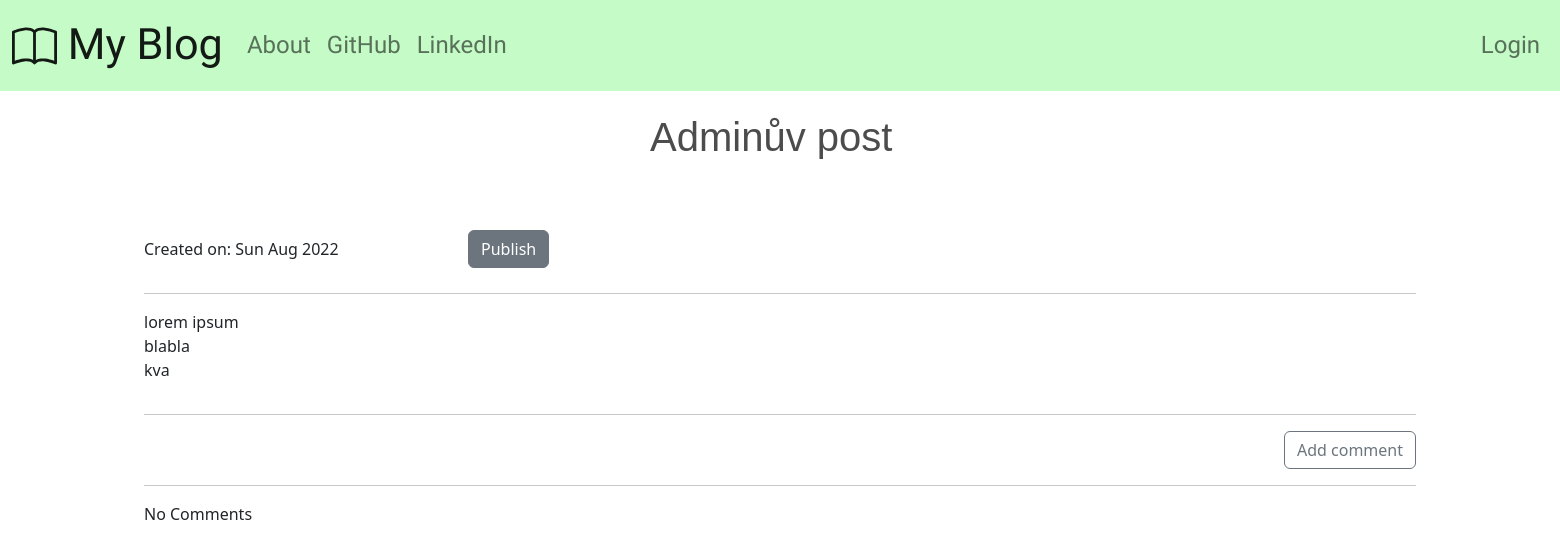
/post/3/, run on an earlier commit of the app's database.
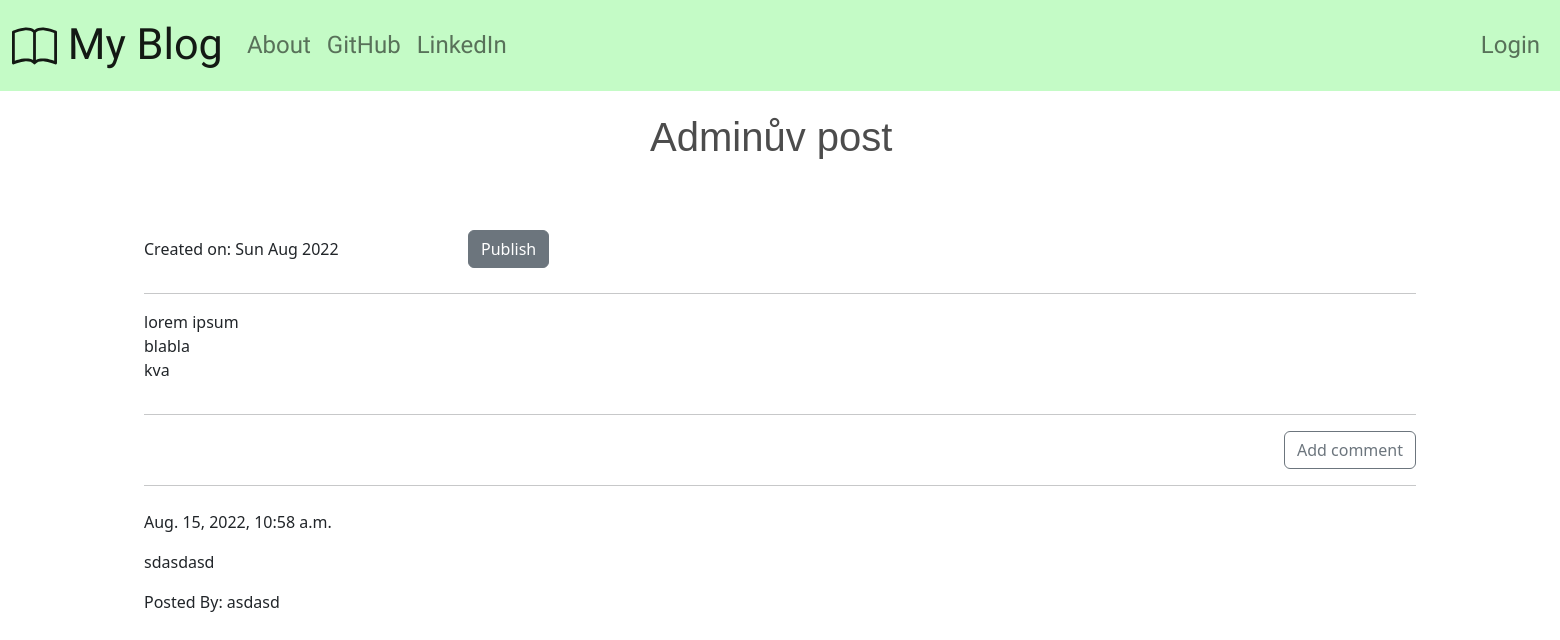
And on a later commit of the database.
### blog_app/models.py (models this page shows, shortened)
class Comment(models.Model):
    post             = models.ForeignKey('blog_app.Post',
                            related_name = 'comments',
                            on_delete=models.CASCADE)
    author           = models.CharField(max_length = 200)
    text             = models.TextField()
    create_date      = models.DateTimeField(default = timezone.now)
    approved_comment = models.BooleanField(default = False)

### blog_app/views.py (the view)
# urls.py: path('post/<int:pk>/', views.PostDetailView.as_view(), name = 'post_detail'),
class PostDetailView(DetailView):
    model = Post

### blog_app/templates/blog_app/post_detail.html (shortened to what this page needs)
{% extends "blog_app/base.html" %}
{% block content %}
<div class="container">
  <div class="row">
    <div class="col mt-4">
      <h1>{{post.title}}</h1>
    </div>
  </div>
  <div class="row align-items-center">
    {% if post.published_date %}
      <div class="col-md-3 pt-3">
        Published on: {{post.published_date|date:"D M Y"}}
      </div>
    {% else %}
      <div class="col-md-3 pt-3">
        <p>Created on: {{post.create_date|date:"D M Y"}}</p>
      </div>
      <div class="col">
        <a class="btn btn-secondary" href="{% url 'post_publish' pk=post.pk %}">Publish</a>
      </div>
    {% endif %}
  </div>
  <div class="row">
    <div class="col">
      <hr>
    </div>
  </div>
  <div class="row">
    <div class="col">
      <p>{{ post.text|safe|linebreaksbr }}</p>
    </div>
  </div>
  <div class="row">
    <div class="col">
      <hr>
    </div>
  </div>
  <div class="row justify-content-between">
    {% if user.is_authenticated %}
      <div class="col-3">
        <a class="btn btn-outline-secondary" href="{% url 'post_edit' pk=post.pk %}">
          <svg xmlns="http://www.w3.org/2000/svg" width="16" height="16" fill="currentColor" class="bi bi-pencil-square" viewBox="0 0 16 16">
            <path d="M15.502 1.94a.5.5 0 0 1 0 .706L14.459 3.69l-2-2L13.502.646a.5.5 0 0 1 .707 0l1.293 1.293zm-1.75 2.456-2-2L4.939 9.21a.5.5 0 0 0-.121.196l-.805 2.414a.25.25 0 0 0 .316.316l2.414-.805a.5.5 0 0 0 .196-.12l6.813-6.814z"/>
            <path fill-rule="evenodd" d="M1 13.5A1.5 1.5 0 0 0 2.5 15h11a1.5 1.5 0 0 0 1.5-1.5v-6a.5.5 0 0 0-1 0v6a.5.5 0 0 1-.5.5h-11a.5.5 0 0 1-.5-.5v-11a.5.5 0 0 1 .5-.5H9a.5.5 0 0 0 0-1H2.5A1.5 1.5 0 0 0 1 2.5v11z"/>
          </svg>
        </a>
        <a class="btn btn-outline-secondary" href="{% url 'post_remove' pk=post.pk %}">
          <svg xmlns="http://www.w3.org/2000/svg" width="16" height="16" fill="currentColor" class="bi bi-trash" viewBox="0 0 16 16">
            <path d="M5.5 5.5A.5.5 0 0 1 6 6v6a.5.5 0 0 1-1 0V6a.5.5 0 0 1 .5-.5zm2.5 0a.5.5 0 0 1 .5.5v6a.5.5 0 0 1-1 0V6a.5.5 0 0 1 .5-.5zm3 .5a.5.5 0 0 0-1 0v6a.5.5 0 0 0 1 0V6z"/>
            <path fill-rule="evenodd" d="M14.5 3a1 1 0 0 1-1 1H13v9a2 2 0 0 1-2 2H5a2 2 0 0 1-2-2V4h-.5a1 1 0 0 1-1-1V2a1 1 0 0 1 1-1H6a1 1 0 0 1 1-1h2a1 1 0 0 1 1 1h3.5a1 1 0 0 1 1 1v1zM4.118 4 4 4.059V13a1 1 0 0 0 1 1h6a1 1 0 0 0 1-1V4.059L11.882 4H4.118zM2.5 3V2h11v1h-11z"/>
          </svg>
        </a>
      </div>
    {% else %}
    <div class="col-3">
      <br>
    </div>
    {% endif %}
    <div class="col-auto">
      <a class="btn btn-outline-secondary" href="{% url 'add_comment_to_post' pk=post.pk %}">Add comment</a>
    </div>
  </div>
  <div class="row">
    <div class="col">
      <hr>
    </div>
  </div>
  {% for comment in post.comments.all %}
    {% if user.is_authenticated or comment.approved_comment %}
      <div class="row">
        <div class="col-md-2 pt-2">
          {{comment.create_date}}
        </div>
      </div>
      <div class="row">
        <div class="col">
          <p>{{comment.text|safe|linebreaks}}</p>
        </div>
      </div>
      <div class="row">
        <div class="col">
          <p>Posted By: {{comment.author}}</p>
        </div>
      </div>
    {% endif %}
    {% empty %}
    <div class="row">
      <div class="col">
        <p>No Comments</p>
      </div>
    </div>
  {% endfor %}
</div>
{% endblock %}

What changed in the data, as far as the page shows it:
added Comment: create_date "Aug. 15, 2022, 10:58 a.m.", text "sdasdasd", author "asdasd"
Also different on the page:
text no longer shown: "No Comments"
